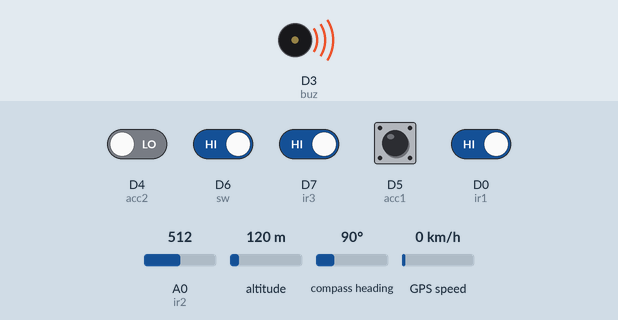
Bench run of a sketch on a simulated ESP8266 (NodeMCU). On the bench: buzzer (waves = sounding, pin HIGH). The test bench sets the inputs (shaded band); at power-on: D0 (ir1), D5 (acc1), D6 (sw), D7 (ir3) HIGH, D4 (acc2) LOW, A0 (ir2) = 512, altitude 120 m, compass heading 90°, GPS speed 0 km/h. WiFi joins after 1.5 s; servers stay silent unless stated; uploads are accepted with an empty reply; the GPS gets a fix after 3 s at 37.7749, -122.4194 with 8 satellites; what the sketch prints to the serial monitor is not drawn.

Above: at 2.6 s.
At 4.2 s:
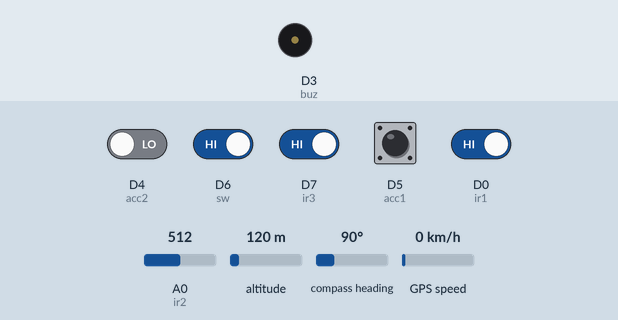
4.3 s: D0 (ir1) driven LOW
7.3 s: D4 (acc2) driven HIGH and D6 (sw) driven LOW
Timing chart, 0 to 10.3 s (numbered marks = the images above; inputs shaded):
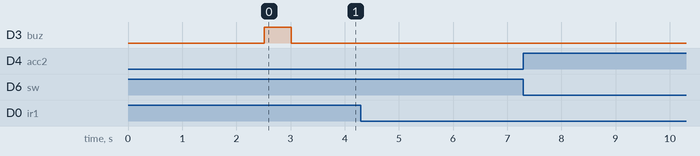

The sketch:

IoT_based_Accident_Detection.ino
```cpp
#include <ESP8266WiFi.h>
#include <WiFiClient.h>
#include <ESP8266WebServer.h>
#include <ESP8266HTTPClient.h>
#include <SoftwareSerial.h>   // library for extra rx & tx
SoftwareSerial mySerial(D1,D2);
#include <TinyGPS.h>

TinyGPS gps;

const char *ssid = "MDD";  //ENTER YOUR WIFI SETTINGS
const char *password = "MDD123456";


int ir1=D0;
int ir2=A0;
int ir3=D7;
int acc1=D5;
int acc2=D4;
int sw=D6;
int entry_ir11=0;
int entry_ir22=0;

int buz=D3;

int all_ok=0;
float flat=0, flon=0;


void setup() {
  Serial.begin(9600);
  mySerial.begin(9600);
  pinMode(ir1,INPUT);
  //pinMode(ir2,INPUT);
  pinMode(ir3,INPUT);
  pinMode(acc1,INPUT);
  pinMode(acc2,INPUT);
  pinMode(sw,INPUT);
    pinMode(buz,OUTPUT);

  WiFi.mode(WIFI_OFF);        //Prevents reconnection issue (taking too long to connect)
  delay(1000);
  WiFi.mode(WIFI_STA);        //This line hides the viewing of ESP as wifi hotspot

  WiFi.begin(ssid, password);     //Connect to your WiFi router
  Serial.println("");

  Serial.print("Connecting");
  // Wait for connection
  while (WiFi.status() != WL_CONNECTED) {
    delay(500);
    Serial.print(".");
  }

  //If connection successful show IP address in serial monitor
  Serial.println("");
  Serial.print("Connected to ");
  Serial.println(ssid);
  Serial.print("IP address: ");
  Serial.println(WiFi.localIP());  //IP address assigned to your ESP

Serial.println("IoT based Accident Detection");
digitalWrite(buz,1);
delay(500);
digitalWrite(buz,0);


  // put your setup code here, to run once:

}

void loop() {
  HTTPClient http1,http3, http4,http;
  Serial.println("Code Working; ");

  int ir11=digitalRead(ir1);
  int ir22=analogRead(ir2);
  int ir33=digitalRead(ir3);

  Serial.println(ir11);
  Serial.println(ir22);
  Serial.println(ir33);
  //delay(2000);
//////////////////////////////////////////////////////////////////////////////////////////////////////////////////
////////////////////////////////////////For Highway////////////////////////////////////////////////////////////////
/////////////////////////////////////////////////////////////////////////////////////////////////////////////////
  if(ir11==0)   /////////////// Highway
  {
    entry_ir11=1;
    }
    if(entry_ir11==1)   ////highway entry
    {
      if(digitalRead(acc1)==0 ||  digitalRead(acc2)==0)       //////accident
       {
        Serial.print("Accident");
        http.begin("http://mahavidyalay.in/AcademicDevelopment/ServerDemo/Led18.php?status=Accident");     //Specify request destination
        int httpCode = http.GET();            //Send the request
        String payload = http.getString();    //Get the response payload
        //Serial.println(httpCode);   //Print HTTP return code
        Serial.println(payload);    //Print request response payload
        //Serial.println("first Data Send Succesfully to Field49 = ");
        Serial.println("Send Notification to govt hospital");
        Serial.println("");
        gpsdata();

        Serial.print("LAT=");
        Serial.print(flat);// == TinyGPS::GPS_INVALID_F_ANGLE ? 0.0 : flat, 6);
        Serial.print(" LON=");
        Serial.print(flon);// == TinyGPS::GPS_INVALID_F_ANGLE ? 0.0 : flon, 6);

        String mylat=String(flat);
        String mylon=String(flon);
        http3.begin("http://mahavidyalay.in/AcademicDevelopment/ServerDemo/Led20.php?status="+mylat);
        int http3Code = http3.GET();            //Send the request
        String payload3 = http3.getString();    //Get the response payload
        Serial.println(payload3);    //Print request response payload

        http4.begin("http://mahavidyalay.in/AcademicDevelopment/ServerDemo/Led21.php?status="+mylon);
        int http4Code = http4.GET();            //Send the request
        String payload4 = http4.getString();    //Get the response payload
        Serial.println(payload4);    //Print request response payload


        delay(1000);

        }

        Serial.println("On Highway");
      }

 /////////////////////////////////////////////////////////////////////////////////////////////////////////////////////
 //////////////////////////////////////////////////For Any Road////////////////////////////////////////////////////////
 ////////////////////////////////////////////////////////////////////////////////////////////////////////////////

      if(ir22<900 || ir33==0)   /////////////// other road
  {
    entry_ir22=1;
    }
    if(entry_ir22==1)   ////other road  entry
    {
      if(digitalRead(acc1)==0 or  digitalRead(acc2)==0)       //////accident
       {
        Serial.print("Accident");


    http1.begin("http://mahavidyalay.in/AcademicDevelopment/ServerDemo/Led19.php?status=Accident");     //Specify request destination
   int http1Code = http1.GET();            //Send the request
 String payload1 = http1.getString();    //Get the response payload
  Serial.println(payload1);    //Print request response payload
 Serial.println("Send Notification to pvt  hospital");
        Serial.println("");
        gpsdata();
        Serial.print("LAT=");
        Serial.print(flat);// == TinyGPS::GPS_INVALID_F_ANGLE ? 0.0 : flat, 6);
        Serial.print(" LON=");
        Serial.print(flon);// == TinyGPS::GPS_INVALID_F_ANGLE ? 0.0 : flon, 6);


        String mylat=String(flat);
        String mylon=String(flon);
        http3.begin("http://mahavidyalay.in/AcademicDevelopment/ServerDemo/Led22.php?status="+mylat);
        int http3Code = http3.GET();            //Send the request
        String payload3 = http3.getString();    //Get the response payload
        Serial.println(payload3);    //Print request response payload

        http4.begin("http://mahavidyalay.in/AcademicDevelopment/ServerDemo/Led23.php?status="+mylon);
        int http4Code = http4.GET();            //Send the request
        String payload4 = http4.getString();    //Get the response payload
        Serial.println(payload4);    //Print request response payload


        //entry_ir22=0;
        delay(1000);

        }

        Serial.println("not on highway");
      }


//////////////switch to inform all is well////////////////
if(digitalRead(sw)==0)
{
  all_ok=1;

  Serial.println(" all is well");
  Serial.println(" send data to cloud to change status");

  if(entry_ir22==1)
{ http1.begin("http://mahavidyalay.in/AcademicDevelopment/ServerDemo/Led19.php?status=NoAccident");     //Specify request destination
   int http1Code = http1.GET();            //Send the request
 String payload1 = http1.getString();    //Get the response payload
  Serial.println(payload1);    //Print request response payload
 Serial.println("Send Notification to pvt  hospital");
  }
  else if(entry_ir11==1)
{ http1.begin("http://mahavidyalay.in/AcademicDevelopment/ServerDemo/Led18.php?status=NoAccident");     //Specify request destination
   int http1Code = http1.GET();            //Send the request
 String payload1 = http1.getString();    //Get the response payload
  Serial.println(payload1);    //Print request response payload
 Serial.println("Send Notification to pvt  hospital");
  }

  }


  // put your main code here, to run repeatedly:

}

void gpsdata()
{
  bool newData = false;
                                  unsigned short sentences, failed;
                                                       unsigned long chars;

                                  // For one second we parse GPS data and report some key values
                                  for (unsigned long start = millis(); millis() - start < 1000;)
                                  {
                                    while (mySerial.available())
                                    {
                                      char c = mySerial.read();
                                     // Serial.write(c); // uncomment this line if you want to see the GPS data flowing
                                      if (gps.encode(c)) // Did a new valid sentence come in?
                                        newData = true;
                                    }
                                  }

                                  if (newData)
                                  {

                                    unsigned long age;
                                    gps.f_get_position(&flat, &flon, &age);
                                    Serial.print("LAT=");
                                    Serial.print(flat);// == TinyGPS::GPS_INVALID_F_ANGLE ? 0.0 : flat, 6);
                                    Serial.print(" LON=");
                                    Serial.print(flon);// == TinyGPS::GPS_INVALID_F_ANGLE ? 0.0 : flon, 6);
//                                    lcd.setCursor(0,0);
//                                    lcd.print("LAT=                     ");
//                                    lcd.setCursor(4,0);
//                                    lcd.print(flat);
//                                    lcd.setCursor(0,1);
//                                    lcd.print("LON=                    ");
//                                    lcd.setCursor(4,1);
//                                    lcd.print(flon);


                                    }

                                  gps.stats(&chars, &sentences, &failed);
                                  Serial.print(" CHARS=");
                                  Serial.print(chars);
                                  Serial.print(" SENTENCES=");
                                  Serial.print(sentences);
                                  Serial.print(" CSUM ERR=");
                                  Serial.println(failed);

  }
```

links_name.ino
```cpp
////18   acc on highway
////19   acc on road
////20   lat of highway
////21   lon of highway
////22   lat of road
////23   lon of road
```

Measured:
- after the input at 4.3 s, every drawn part: stays the same
- after the input at 7.3 s, every drawn part: stays the same
